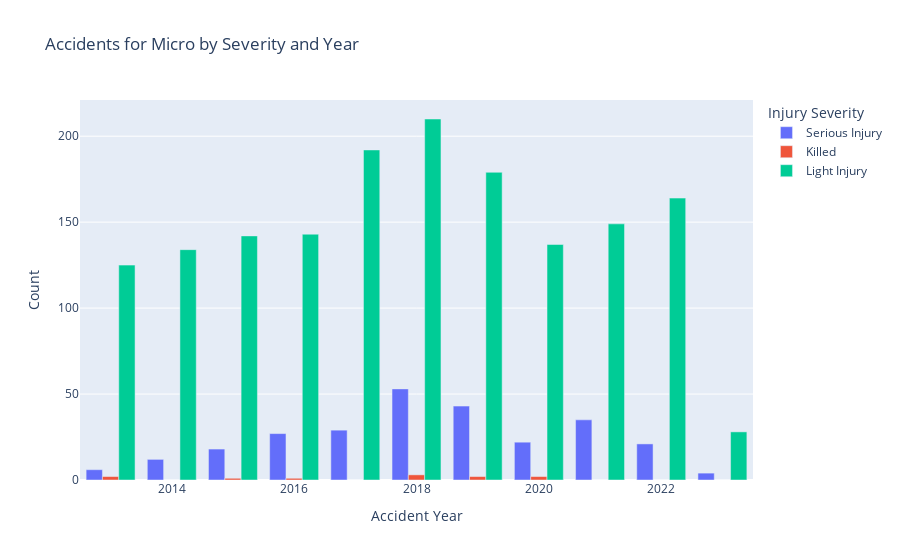

Notebook cell for this chart:
### Code cell
# preparing to plot

m_v_gb_year_injury_long = m_v_gb_year_injury.melt(id_vars='accident_year', var_name='injury_severity', value_name='count')

# Map your vehicle codes to vehicle names for the legend
injury_mapping = {0: 'Serious Injury', 1: 'Killed', 3: 'Light Injury'}
m_v_gb_year_injury_long['injury_severity'] = m_v_gb_year_injury_long['injury_severity'].map(injury_mapping)

# Create the bar chart using plotly.express
fig = px.bar(
    m_v_gb_year_injury_long,
    x='accident_year',
    y='count',
    color='injury_severity',  # Differentiates the bars by vehicle type
    barmode='group',       # Groups the bar per accident_year
    title='Accidents for Micro by Severity and Year',
    labels={'count': 'Count', 'accident_year': 'Accident Year', 'injury_severity': 'Injury Severity'}
)

# Update the layout if you need to customize the appearance
fig.update_layout(
    xaxis_title='Accident Year',
    yaxis_title='Count',
    legend_title='Injury Severity',
    xaxis={'categoryorder':'total descending'}
)

# Show the plot
fig.show()

### Figure 1 — Plotly figure (JSON) as saved in the notebook; plotly's stock layout.template omitted (floating-point values rounded to 4 significant figures)
{"data": [{"alignmentgroup": "True", "hovertemplate": "Injury Severity=Serious Injury<br>Accident Year=%{x}<br>Count=%{y}<extra></extra>", "legendgroup": "Serious Injury", "marker": {"color": "#636efa", "pattern": {"shape": ""}}, "name": "Serious Injury", "offsetgroup": "Serious Injury", "orientation": "v", "showlegend": true, "textposition": "auto", "type": "bar", "x": [2013, 2014, 2015, 2016, 2017, 2018, 2019, 2020, 2021, 2022, 2023], "xaxis": "x", "y": [6, 12, 18, 27, 29, 53, 43, 22, 35, 21, 4], "yaxis": "y"}, {"alignmentgroup": "True", "hovertemplate": "Injury Severity=Killed<br>Accident Year=%{x}<br>Count=%{y}<extra></extra>", "legendgroup": "Killed", "marker": {"color": "#EF553B", "pattern": {"shape": ""}}, "name": "Killed", "offsetgroup": "Killed", "orientation": "v", "showlegend": true, "textposition": "auto", "type": "bar", "x": [2013, 2014, 2015, 2016, 2017, 2018, 2019, 2020, 2021, 2022, 2023], "xaxis": "x", "y": [2, 0, 1, 1, 0, 3, 2, 2, 0, 0, 0], "yaxis": "y"}, {"alignmentgroup": "True", "hovertemplate": "Injury Severity=Light Injury<br>Accident Year=%{x}<br>Count=%{y}<extra></extra>", "legendgroup": "Light Injury", "marker": {"color": "#00cc96", "pattern": {"shape": ""}}, "name": "Light Injury", "offsetgroup": "Light Injury", "orientation": "v", "showlegend": true, "textposition": "auto", "type": "bar", "x": [2013, 2014, 2015, 2016, 2017, 2018, 2019, 2020, 2021, 2022, 2023], "xaxis": "x", "y": [125, 134, 142, 143, 192, 210, 179, 137, 149, 164, 28], "yaxis": "y"}], "layout": {"barmode": "group", "legend": {"title": {"text": "Injury Severity"}, "tracegroupgap": 0}, "title": {"text": "Accidents for Micro by Severity and Year"}, "xaxis": {"anchor": "y", "categoryorder": "total descending", "domain": [0, 1], "title": {"text": "Accident Year"}}, "yaxis": {"anchor": "x", "domain": [0, 1], "title": {"text": "Count"}}}}
